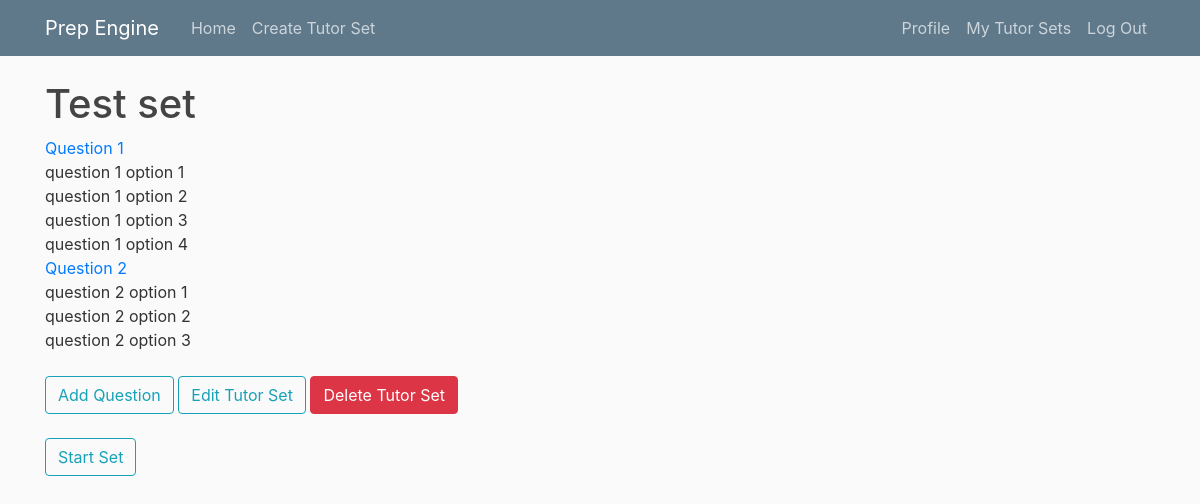
Before: /tutorSet/tutorSet/25/ (signed in) with the older database file.
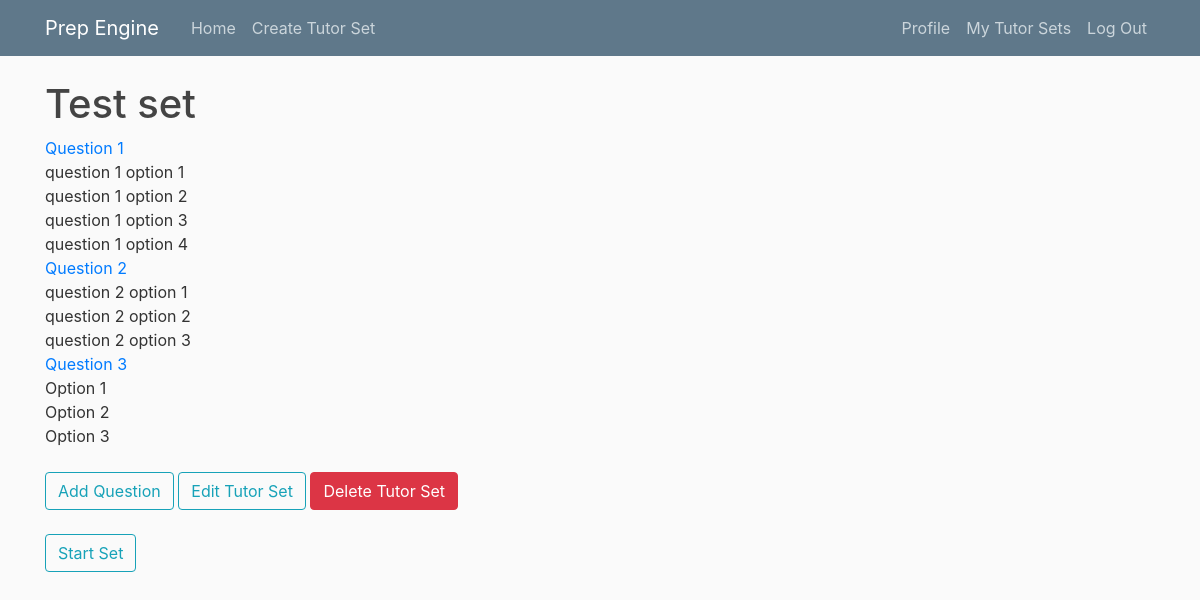
After: the same page with the newer database file.
### tutor_sets/models.py (models this page shows, shortened)
class TutorSet(models.Model):
    title = models.CharField(max_length=100)
    score = models.PositiveIntegerField(default=0)
    totalQuestions = models.PositiveIntegerField(default=0)
    author = models.ForeignKey(User, on_delete=models.CASCADE)

class Question(models.Model):
    tutorSet = models.ForeignKey(TutorSet, on_delete=models.CASCADE)
    order = models.IntegerField(default=0)
    prompt = models.CharField(max_length=255)
    shuffle_answers = models.BooleanField(default=False)
    class Meta:
        ordering = ['order',]

class Option(models.Model):
    question = models.ForeignKey(Question, on_delete=models.CASCADE)
    order = models.IntegerField(default=0)
    text = models.CharField(max_length=255, default='')
    correct = models.BooleanField(default=False)
    class Meta:
        ordering = ['order',]

### tutor_sets/views.py (the view)
# urls.py: path('tutorSet/<int:tutorset_pk>/', tutorset_overview, name='tutorSet-detail'),
@login_required
def tutorset_overview(request, tutorset_pk):
    tutorSet = get_object_or_404(TutorSet, pk=tutorset_pk)
    questions_list = tutorSet.question_set.all()
    page = request.GET.get('page')
    paginator = Paginator(questions_list, 5)
    try:
        questions = paginator.page(page)
    except PageNotAnInteger:
        questions = paginator.page(1)
    except EmptyPage:
        questions = paginator.page(paginator.num_pages)
    return render(request, 'tutor_sets/tutorset_detail.html', {
        'tutorSet': tutorSet,
        'questionSet': questions,
    })

### tutor_sets/templates/tutor_sets/tutorset_detail.html (shortened to what this page needs)
{% extends "home/base.html" %}
{% block content %}
<h1>{{ tutorSet.title }}</h1>
{% for question in questionSet %}
   <div>
      <a href="{% url 'edit-question' tutorset_pk=tutorSet.pk question_pk=question.pk %}">
         {{ question.prompt }}
      </a>
         <div>
            {% for option in question.option_set.all %}
               <div>
                  {{ option.text }}
               </div>
            {% endfor %}
         </div>
   </div>
{% endfor %}
{% if user.is_authenticated  and tutorSet.author_id == user.id %}
   <div>
      <a class="btn btn-outline-info mt-4 mb-4" href="{% url 'add-question' tutorset_pk=tutorSet.pk %}">Add Question</a>
      <a class="btn btn-outline-info mt-4 mb-4" href="{% url 'tutorSet-edit' pk=tutorSet.pk %}">Edit Tutor Set</a>
      <a class="btn btn-danger mt-4 mb-4" href="#" data-toggle="modal" data-target="#confirmDelete">Delete Tutor Set</a>
   </div>
{% endif %}
<div>
   <a class="btn btn-outline-info mb-4" href="{% url 'tutorSet-start' tutorset_pk=tutorSet.pk %}">Start Set</a>
</div>
{% endblock content %}

### home/templates/home/base.html (shortened to what this page needs)
{% load static %}
<!DOCTYPE html>
<html lang="en">
<head>
    <link rel="stylesheet" href="https://maxcdn.bootstrapcdn.com/bootstrap/4.0.0/css/bootstrap.min.css">
    <link rel="stylesheet" href="{% static 'home/main.css' %}">
</head>
<body>
    <header class="site-header">
      <nav class="navbar navbar-expand-md navbar-dark bg-steel fixed-top">
        <div class="container">
          <a class="navbar-brand mr-4" href="{% url 'engine-home' %}">Prep Engine</a>
          <div class="collapse navbar-collapse" id="navbarToggle">
            <div class="navbar-nav mr-auto">
                {% if user.is_authenticated %}
                    <a class="nav-item nav-link" href="{% url 'engine-home' %}">Home</a>
                    <a class="nav-item nav-link" href="{% url 'tutorSet-create' %}">Create Tutor Set</a>
                {% endif %}
            </div>
            <div class="navbar-nav">
              {% if user.is_authenticated %}
                <a class="nav-item nav-link" href="{% url 'profile' %}">Profile</a>
                <a class="nav-item nav-link" href="{% url 'user-tutorsets' user.username %}">My Tutor Sets</a>
                <a class="nav-item nav-link" href="{% url 'logout' %}" data-toggle="modal" data-target="#confirmLogout">Log Out</a>
              {% else %}
                <a class="nav-item nav-link" href="{% url 'login' %}">Login</a>
                <a class="nav-item nav-link" href="{% url 'register' %}">Register</a>
              {% endif %}
            </div>
          </div>
        </div>
      </nav>
    </header>
    <div class="container">
        {% block content %}
        {% endblock %}
    </div>
</body>
</html>

### home/static/home/main.css (style rules this page uses)
body { background: #fafafa; color: #333333; margin-top: 5rem; }
h1, h2, h3, h4, h5, h6 { color: #444444; }
.bg-steel { background-color: #5f788a; }
.site-header .navbar-nav .nav-link { color: #cbd5db; }

Changed rows visible on the page:
added Question: prompt "Question 3"
added Option: text "Option 1", shown under "Question 3"
added Option: text "Option 2", shown under "Question 3"
added Option: text "Option 3", shown under "Question 3"
